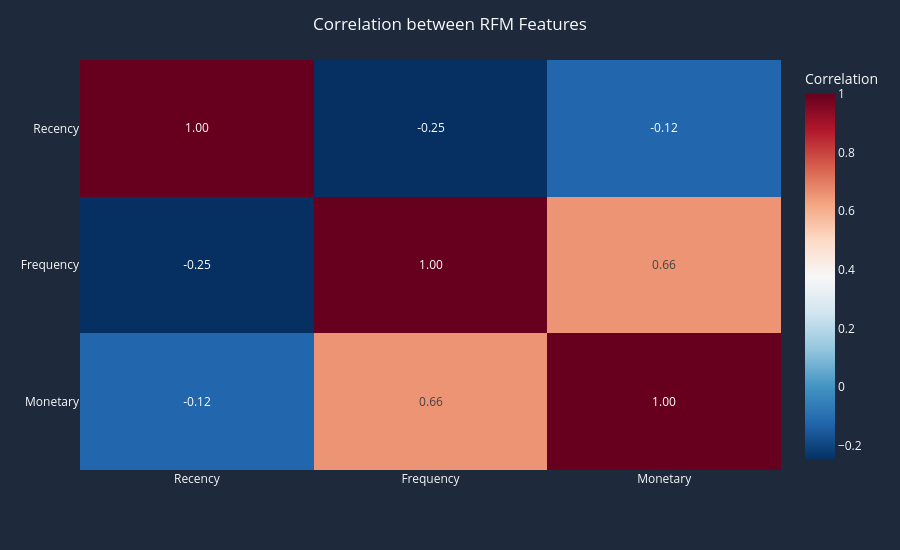

Here is the notebook cell this chart was saved with:
### Code cell
# ==========================================
# Correlation Heatmap
# ==========================================

heatmap_fig = px.imshow(

    corr,

    text_auto=".2f",

    color_continuous_scale="RdBu_r",

    aspect="auto"

)

heatmap_fig.update_layout(

    title="Correlation between RFM Features",

    title_x=0.5,

    paper_bgcolor=CARD,

    plot_bgcolor=CARD,

    font_color=TEXT,

    height=550,

    coloraxis_colorbar=dict(

        title="Correlation"

    )

)

### Figure 1 — Plotly figure (JSON) as saved in the notebook; plotly's stock layout.template omitted (floating-point values rounded to 4 significant figures)
{"data": [{"coloraxis": "coloraxis", "hovertemplate": "x: %{x}<br>y: %{y}<br>color: %{z}<extra></extra>", "name": "0", "texttemplate": "%{z:.2f}", "type": "heatmap", "x": ["Recency", "Frequency", "Monetary"], "xaxis": "x", "y": ["Recency", "Frequency", "Monetary"], "yaxis": "y", "z": [[1, -0.2489, -0.1212], [-0.2489, 1, 0.6563], [-0.1212, 0.6563, 1]]}], "layout": {"coloraxis": {"colorbar": {"title": {"text": "Correlation"}}, "colorscale": [[0, "rgb(5,48,97)"], [0.1, "rgb(33,102,172)"], [0.2, "rgb(67,147,195)"], [0.3, "rgb(146,197,222)"], [0.4, "rgb(209,229,240)"], [0.5, "rgb(247,247,247)"], [0.6, "rgb(253,219,199)"], [0.7, "rgb(244,165,130)"], [0.8, "rgb(214,96,77)"], [0.9, "rgb(178,24,43)"], [1, "rgb(103,0,31)"]]}, "font": {"color": "#F8FAFC"}, "height": 550, "margin": {"t": 60}, "paper_bgcolor": "#1E293B", "plot_bgcolor": "#1E293B", "title": {"text": "Correlation between RFM Features", "x": 0.5}, "xaxis": {"anchor": "y", "domain": [0, 1]}, "yaxis": {"anchor": "x", "autorange": "reversed", "domain": [0, 1]}}}
